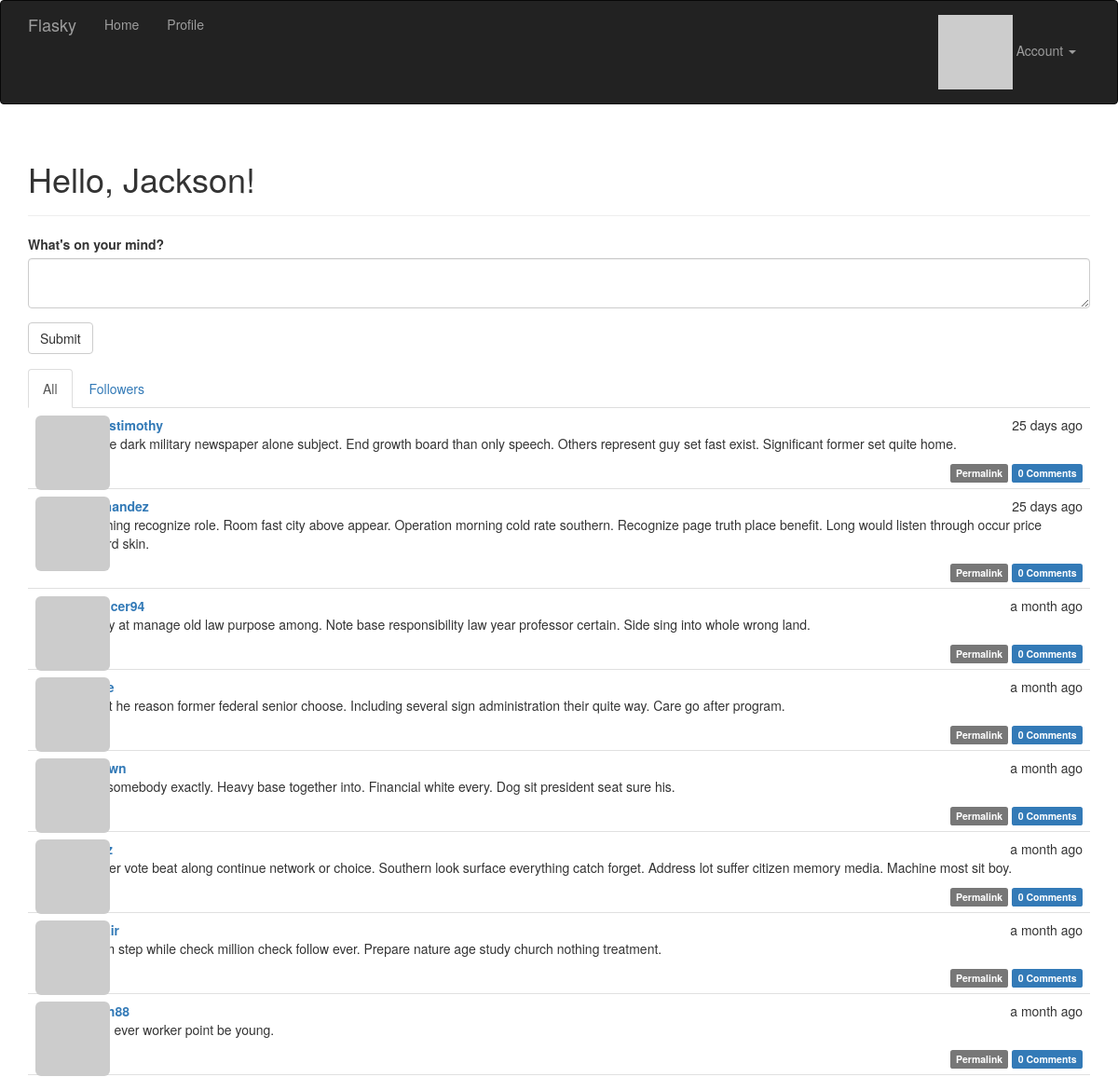
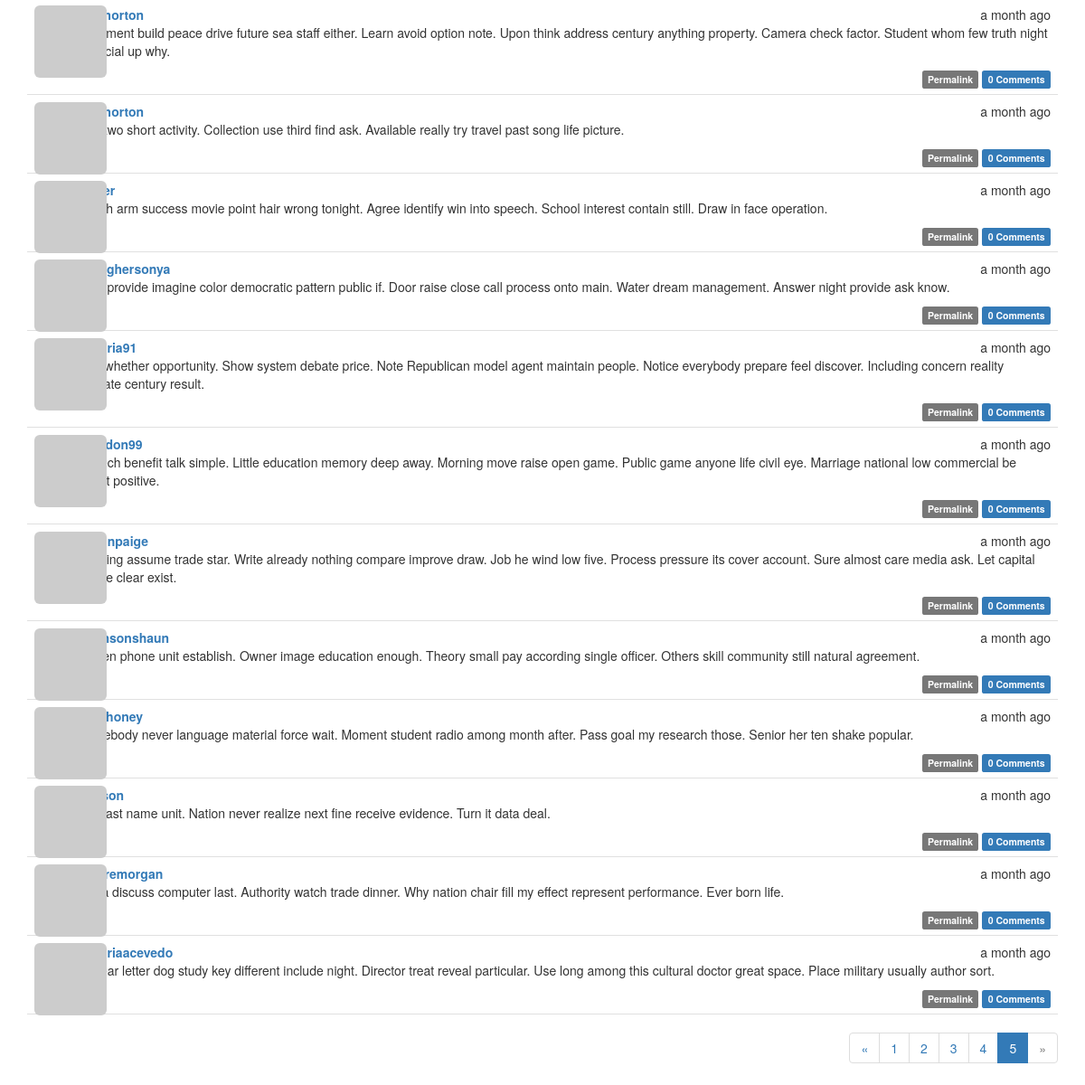
Page /?page=5 (signed in) on the committed database (2 pictures, top to bottom).
### app/models.py (models this page shows, shortened)
class User(db.Model, UserMixin):
    __tablename__ = 'users'
    id = db.Column(db.Integer, primary_key=True)    # 用户id
    email = db.Column(db.String(64), unique=True, index=True)   # email地址
    username = db.Column(db.String(64), unique=True, index=True)    # 用户名
    password_hash = db.Column(db.String(128))   # 散列的密码
    role_id = db.Column(db.Integer, db.ForeignKey('roles.id'))  # 角色id
    confirmed = db.Column(db.Boolean, default=False)    # 是否确认邮箱
    name = db.Column(db.String(64))     # 真实姓名
    location = db.Column(db.String(64))     # 所在地
    about_me = db.Column(db.Text())     # 自我介绍
    member_since = db.Column(db.DateTime(), default=datetime.utcnow)    # 注册时间
    last_seen = db.Column(db.DateTime(), default=datetime.utcnow)   # 上次登录时间
    avatar_hash = db.Column(db.String(32))      # 用于存储用户邮箱地址的hash值 便于获取头像
    posts = db.relationship('Post', backref='author', lazy='dynamic')
    followed = db.relationship('Follow',
                               foreign_keys=[Follow.follower_id],
                               backref=db.backref('follower', lazy='joined'),
                               lazy='dynamic',
                               cascade='all, delete-orphan')
    followers = db.relationship('Follow',
                                foreign_keys=[Follow.followed_id],
                                backref=db.backref('followed', lazy='joined'),
                                lazy='dynamic',
                                cascade='all, delete-orphan')
    comments = db.relationship('Comment', backref='author', lazy='dynamic')
    @property
    def password(self):
        raise AttributeError('password is not a readable attribute')
    def can(self, permissions):
        return self.role is not None and (self.role.permissions & permissions) == permissions   # 做与操作即可判断
    def is_administrator(self):
        return self.can(Permission.ADMINISTER)
    def ping(self):
        self.last_seen = datetime.utcnow()
        db.session.add(self)
    def gravatar(self, size=100, default='identicon', rating='g'):
        if request.is_secure:
            url = 'https://secure.gravatar.com/avatar'
        else:
            url = 'https://www.gravatar.com/avatar'
        hash = self.avatar_hash or self.gravatar_hash()
        return '{url}/{hash}?s={size}&d={default}&r={rating}'.format(
            url=url, hash=hash, size=size, default=default, rating=rating)

class Post(db.Model):
    __tablename__ = 'posts'
    id = db.Column(db.Integer, primary_key=True)
    body = db.Column(db.Text)
    body_html = db.Column(db.Text)
    timestamp = db.Column(db.DateTime, index=True, default=datetime.utcnow)
    author_id = db.Column(db.Integer, db.ForeignKey('users.id'))
    comments = db.relationship('Comment', backref='post', lazy='dynamic')

### app/main/views.py (the view)
@main.route('/', methods=['GET', 'POST'])
def index():
    form = PostForm()
    if current_user.can(Permission.WRITE_ARTICLES) and form.validate_on_submit():
        post = Post(body=form.body.data, author=current_user._get_current_object())
        db.session.add(post)
        db.session.commit()
        return redirect(url_for('.index'))
    page = request.args.get('page', 1, type=int)
    show_followed = False
    if current_user.is_authenticated:
        show_followed = bool(request.cookies.get('show_followed', ''))
    if show_followed:
        query = current_user.followed_posts
    else:
        query = Post.query
    pagination = query.order_by(Post.timestamp.desc()).paginate(
        page, per_page=current_app.config['FLASKY_POSTS_PER_PAGE'], error_out=False)
    posts = pagination.items
    return render_template('index.html', form=form, posts=posts, pagination=pagination)

### app/main/forms.py
class PostForm(FlaskForm):
    body = PageDownField("What's on your mind?", validators=[DataRequired()])
    submit = SubmitField('Submit')

### app/auth/views.py (called while the page is built)
@auth.before_app_request
def before_request():
    if current_user.is_authenticated:
        current_user.ping()     # 在每个用户登录时获取登录时间
        if not current_user.confirmed \
                and request.endpoint \
                and request.blueprint != 'auth' \
                and request.endpoint != 'static':
            return redirect(url_for('auth.unconfirmed'))

### app/main/__init__.py (called while the page is built)
@main.app_context_processor
def inject_permissions():
    return dict(Permission=Permission)

### app/models.py (called while the page is built)
@login_manager.user_loader
def load_user(user_id):
    return User.query.get(int(user_id))

### app/templates/index.html (shortened to what this page needs)
{% extends "base.html" %}
{% import "bootstrap/wtf.html" as wtf %}
{% import "_macros.html" as macros %}
{% block page_content %}
<div class="page-header">
    <h1>Hello, {% if current_user.is_authenticated %}{{ current_user.username }}{% else %}Stranger{% endif %}!</h1>
</div>
<div>
    {% if current_user.can(Permission.WRITE_ARTICLES) %}
    {{ wtf.quick_form(form) }}
    {% endif %}
</div>
    <div class="post-tabs">
        <ul class="nav nav-tabs">
            <li{% if not show_followed %} class="active"{% endif %}><a href="{{ url_for('.show_all') }}">All</a></li>
            {% if current_user.is_authenticated %}
                <li{% if show_followed %} class="active"{% endif %}><a href="{{ url_for('.show_followed') }}">Followers</a></li>
            {% endif %}
        </ul>
        {% include '_post.html' %}
    </div>
    {% if pagination %}
    <div class="pagination">
        {{ macros.pagination_widget(pagination, '.index') }}
    </div>
    {% endif %}
{% endblock %}

### app/templates/_post.html (shortened to what this page needs)
<ul class="posts">
    {% for post in posts %}
    <li class="post">
        <div class="post-thumbnail">
            <a href="{{ url_for('.user', username=post.author.username) }}">
                <img class="img-rounded profile-thumbnail" src="{{ post.author.gravatar(size=40) }}">
            </a>
        </div>
        <div class="post-content">
            <div class="post-date">{{ moment(post.timestamp).fromNow() }}</div>
            <div class="post-author"><a href="{{ url_for('.user', username=post.author.username) }}">{{ post.author.username }}</a></div>
            <div class="post-body">
                {% if post.body_html %}
                    {{ post.body_html | safe }}
                {% else %}
                    {{ post.body }}
                {% endif %}
            </div>
            <div class="post-footer">
                <a href="{{ url_for('.post', id=post.id) }}">
                    <span class="label label-default">Permalink</span>
                </a>
                <a href="{{ url_for('.post', id=post.id) }}#comments">
                    <span class="label label-primary">{{ post.comments.count() }} Comments</span>
                </a>
            </div>
        </div>
    </li>
    {% endfor %}
</ul>

### app/static/styles.css (style rules this page uses)
.profile-thumbnail { position: absolute; }
div.post-tabs { margin-top: 16px; }
ul.posts { list-style-type: none; padding: 0px; margin: 16px 0px 0px 0px; border-top: 1px solid #e0e0e0; }
div.post-tabs ul.posts { margin: 0px; border-top: none; }
ul.posts li.post { padding: 8px; border-bottom: 1px solid #e0e0e0; }
div.post-date { float: right; }
div.post-author { font-weight: bold; }
div.post-thumbnail { position: absolute; }
div.post-content { margin-left: 48px; min-height: 48px; }
div.post-footer { text-align: right; }
div.pagination { width: 100%; text-align: right; padding: 0px; margin: 0px; }

### rows in the picture
User: username "Jackson"
Post: timestamp "25 days ago", author.username "burnstimothy", body_html "Above dark military newspaper alone subject. End growth board than only speech. Others represent guy set fast exist. Significant former set quite home.", comments.count "0"
Post: timestamp "25 days ago", author.username "afernandez", body_html "Anything recognize role. Room fast city above appear. Operation morning cold rate southern. Recognize page truth place benefit. Long would listen through occur price toward skin.", comments.count "0"
Post: timestamp "a month ago", author.username "spencer94", body_html "Ability at manage old law purpose among. Note base responsibility law year professor certain. Side sing into whole wrong land.", comments.count "0"
Post: timestamp "a month ago", body_html "Court he reason former federal senior choose. Including several sign administration their quite way. Care go after program.", comments.count "0"
Post: timestamp "a month ago", body_html "And somebody exactly. Heavy base together into. Financial white every. Dog sit president seat sure his.", comments.count "0"
Post: timestamp "a month ago", body_html "Soldier vote beat along continue network or choice. Southern look surface everything catch forget. Address lot suffer citizen memory media. Machine most sit boy.", comments.count "0"
Post: timestamp "a month ago", body_html "Room step while check million check follow ever. Prepare nature age study church nothing treatment.", comments.count "0"
Post: timestamp "a month ago", body_html "Soon ever worker point be young.", comments.count "0"
Post: timestamp "a month ago", author.username "kenthorton", body_html "Treatment build peace drive future sea staff either. Learn avoid option note. Upon think address century anything property. Camera check factor. Student whom few truth night financial up why.", comments.count "0"
Post: timestamp "a month ago", author.username "kenthorton", body_html "Use two short activity. Collection use third find ask. Available really try travel past song life picture.", comments.count "0"
Post: timestamp "a month ago", body_html "Watch arm success movie point hair wrong tonight. Agree identify win into speech. School interest contain still. Draw in face operation.", comments.count "0"
Post: timestamp "a month ago", author.username "gallaghersonya", body_html "Stop provide imagine color democratic pattern public if. Door raise close call process onto main. Water dream management. Answer night provide ask know.", comments.count "0"
Post: timestamp "a month ago", author.username "victoria91", body_html "Cup whether opportunity. Show system debate price. Note Republican model agent maintain people. Notice everybody prepare feel discover. Including concern reality indicate century result.", comments.count "0"
Post: timestamp "a month ago", author.username "brandon99", body_html "Speech benefit talk simple. Little education memory deep away. Morning move raise open game. Public game anyone life civil eye. Marriage national low commercial be forget positive.", comments.count "0"
Post: timestamp "a month ago", author.username "simonpaige", body_html "Evening assume trade star. Write already nothing compare improve draw. Job he wind low five. Process pressure its cover account. Sure almost care media ask. Let capital phone clear exist.", comments.count "0"
Post: timestamp "a month ago", author.username "robinsonshaun", body_html "Citizen phone unit establish. Owner image education enough. Theory small pay according single officer. Others skill community still natural agreement.", comments.count "0"
Post: timestamp "a month ago", author.username "wmahoney", body_html "Somebody never language material force wait. Moment student radio among month after. Pass goal my research those. Senior her ten shake popular.", comments.count "0"
Post: timestamp "a month ago", body_html "Ball fast name unit. Nation never realize next fine receive evidence. Turn it data deal.", comments.count "0"
Post: timestamp "a month ago", author.username "mooremorgan", body_html "Her a discuss computer last. Authority watch trade dinner. Why nation chair fill my effect represent performance. Ever born life.", comments.count "0"
Post: timestamp "a month ago", author.username "victoriaacevedo", body_html "Appear letter dog study key different include night. Director treat reveal particular. Use long among this cultural doctor great space. Place military usually author sort.", comments.count "0"

### other values in the picture
{{ p }} "1" "2" "3" "4"
{{ p }} "5"
